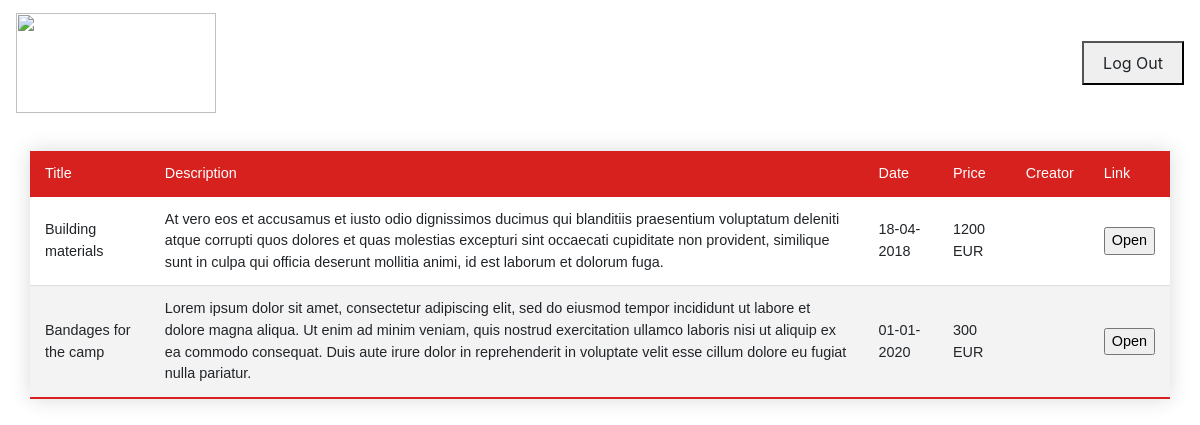
The app's page /cases, older data.
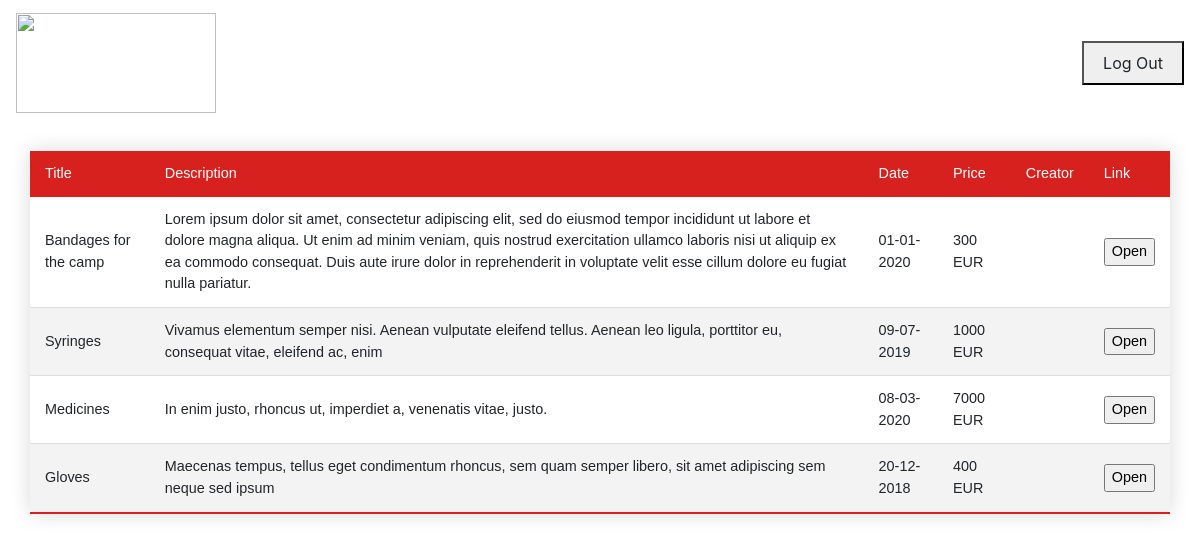
The same page, newer data.
### tables this page shows
CREATE TABLE CASES (ID INTEGER PRIMARY KEY AUTOINCREMENT UNIQUE, TITLE TEXT (40) NOT NULL, DESCRIPTION TEXT (500) NOT NULL, "CREATION DATE" DATE NOT NULL, CREATOR REFERENCES USERS (ID), PRICE NOT NULL);

### app.py (the view)
@app.route('/cases', methods = ['GET', 'POST'])
def cases():
    con = sql.connect(DATABASE)
    con.row_factory = sql.Row
    cur = con.cursor()
    cur.execute("SELECT * FROM CASES")
    cases = cur.fetchall();
    if request.method == "POST":
        case_id = request.form.get("case_id")
        return redirect(url_for(".output", case_id = case_id))
    return render_template("cases.html",rows = cases)

### templates/cases.html (shortened to what this page needs)
<!doctype html>
<html>
<head>
   <link rel="stylesheet" href="https://stackpath.bootstrapcdn.com/bootstrap/4.4.1/css/bootstrap.min.css">
</head>
   <body>
    <nav class="navbar navbar-light justify-content-between">
        <a class="navbar-brand" href="#">
            <img src="https://www.msf.org/themes/custom/msf_theme/ogimage.jpg" width="200" height="100" class="d-inline-block align-top" alt="" loading="lazy"></a>
        <form class="form-inline">
          <button border-color:#D7211E;>
            <a class="btn my-2 my-sm-0" role="button" href="login">Log Out</a>
        </button>
        </form>
    </nav>
        <div class="container-fluid">
            <div class="justify-content-md-center">
                <div class="col">
                    <table class="styled-table  table-responsive">
                        <thead>
                            <td>Title</td>
                            <td>Description</td>
                            <td>Date</td>
                            <td>Price</td>
                            <td>Creator</td>
                            <td>Link</td>
                        </thead>
                        {% for row in rows %}
                        <tr>
                        <td>{{row["TITLE"]}}</td>
                            <td>{{row["DESCRIPTION"]}}</td>
                            <td>{{row["CREATION DATE"]}}</td>
                            <td>{{row["PRICE"]}}</td>
                            <td>{{row["RESPONSIBLE"]}}</td>
                            <td>
                    <form action="/output" method="get">
                        <input type="submit"  value="Open">
                    </form>
                     </td>
                </tr>
         {% endfor %}
        </table>
      </div>
            </div>
      </div>
   </body>
</html>

### templates/cases.html (style rules this page uses)
.styled-table { border-collapse: collapse; margin: 25px 0; font-size: 0.9em; font-family: sans-serif; min-width: 400px; box-shadow: 0 0 20px rgba(0, 0, 0, 0.15); }
.styled-table th, .styled-table td { padding: 12px 15px; }
.styled-table tbody tr { border-bottom: 1px solid #dddddd; }
.styled-table tbody tr:nth-of-type(even) { background-color: #f3f3f3; }
.styled-table tbody tr:last-of-type { border-bottom: 2px solid #D7211E; }

Row changes from the older to the newer data that the page shows:
removed CASES: TITLE "Building materials", DESCRIPTION "At vero eos et accusamus et iusto odio dignissimos ducimus qui blanditiis praesentium voluptatum deleniti atque corrupti quos dolores et quas molestias excepturi sint occaecati cupiditate non provident, similique sunt in culpa qui officia deserunt mollitia animi, id est laborum et dolorum fuga.", CREATION DATE "18-04-2018", PRICE "1200 EUR"
added CASES: TITLE "Syringes", DESCRIPTION "Vivamus elementum semper nisi. Aenean vulputate eleifend tellus. Aenean leo ligula, porttitor eu, consequat vitae, eleifend ac, enim", CREATION DATE "09-07-2019", PRICE "1000 EUR"
added CASES: TITLE "Medicines", DESCRIPTION "In enim justo, rhoncus ut, imperdiet a, venenatis vitae, justo.", CREATION DATE "08-03-2020", PRICE "7000 EUR"
added CASES: TITLE "Gloves", DESCRIPTION "Maecenas tempus, tellus eget condimentum rhoncus, sem quam semper libero, sit amet adipiscing sem neque sed ipsum", CREATION DATE "20-12-2018", PRICE "400 EUR"
